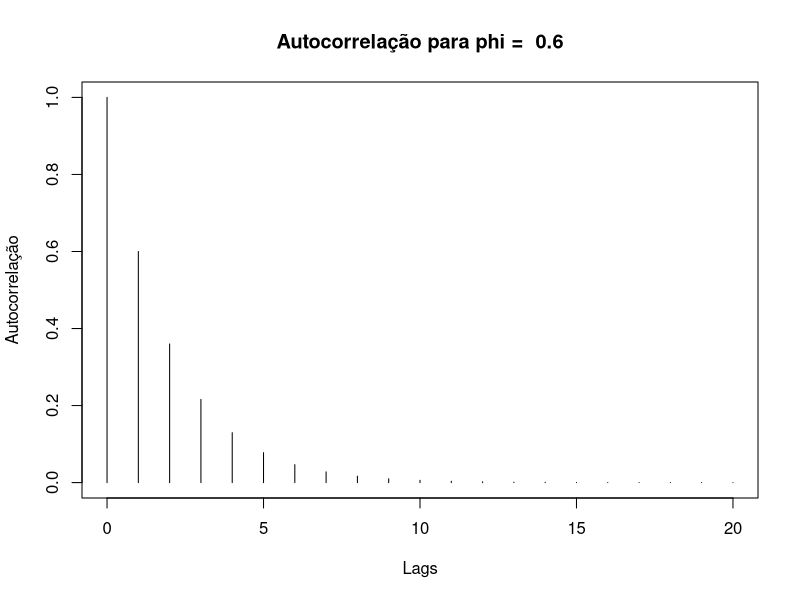
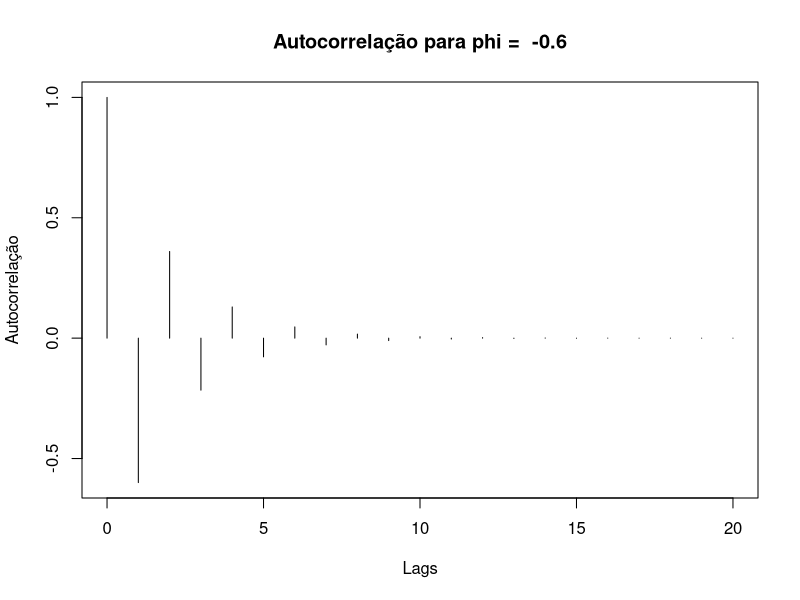
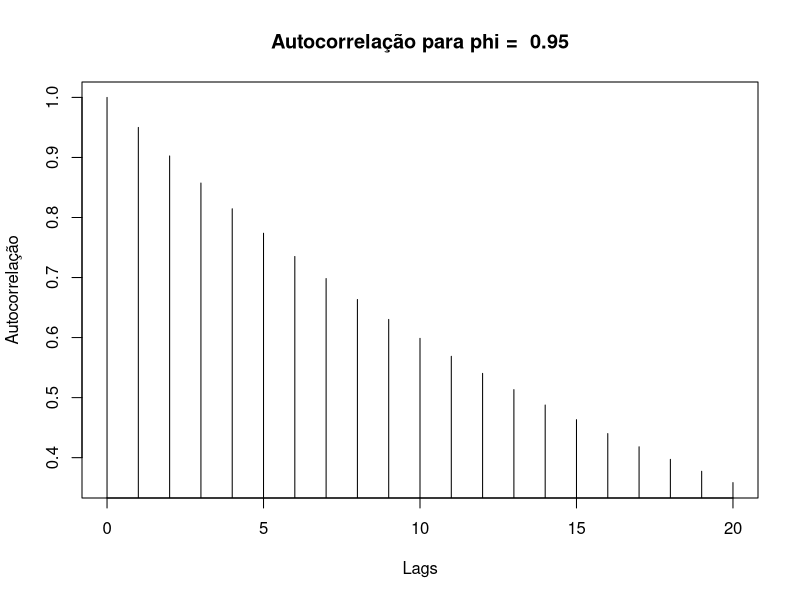
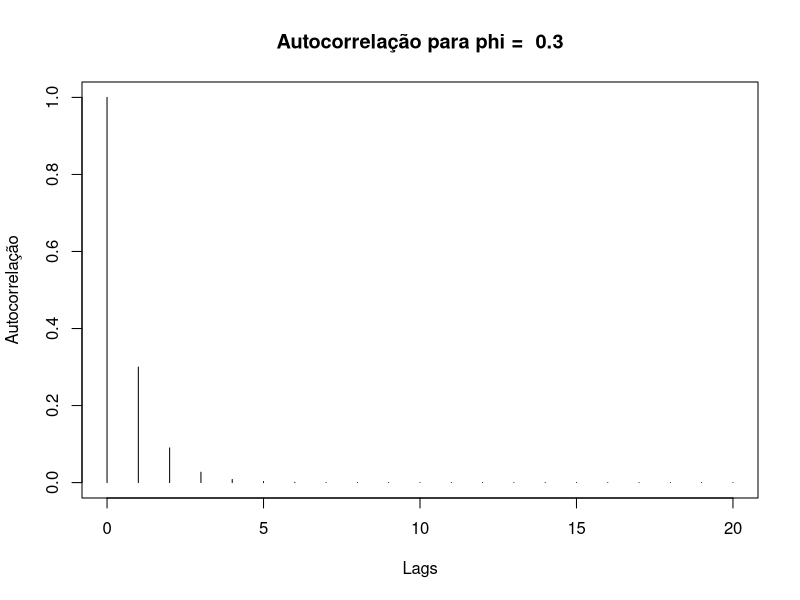

Recreate these plots in R, in order.
## ---- chunk 1
rho <- function(phi, k){
  if(k == 0){return(1)} 
  else {return(phi^k)}}

ex45 <- function(phi){
  k <- seq(0, 20, 1)
  y <- sapply(k, function(x) rho(phi, x))
  plot(k, y, type = "h",
       xlab = "Lags", 
       ylab = "Autocorrelação", 
       main = paste("Autocorrelação para phi = ", 
       phi))}
## ---- chunk 2
ex45(0.6)
## ---- chunk 3
ex45(-0.6)
## ---- chunk 4
ex45(0.95)
## ---- chunk 5
ex45(0.3)
